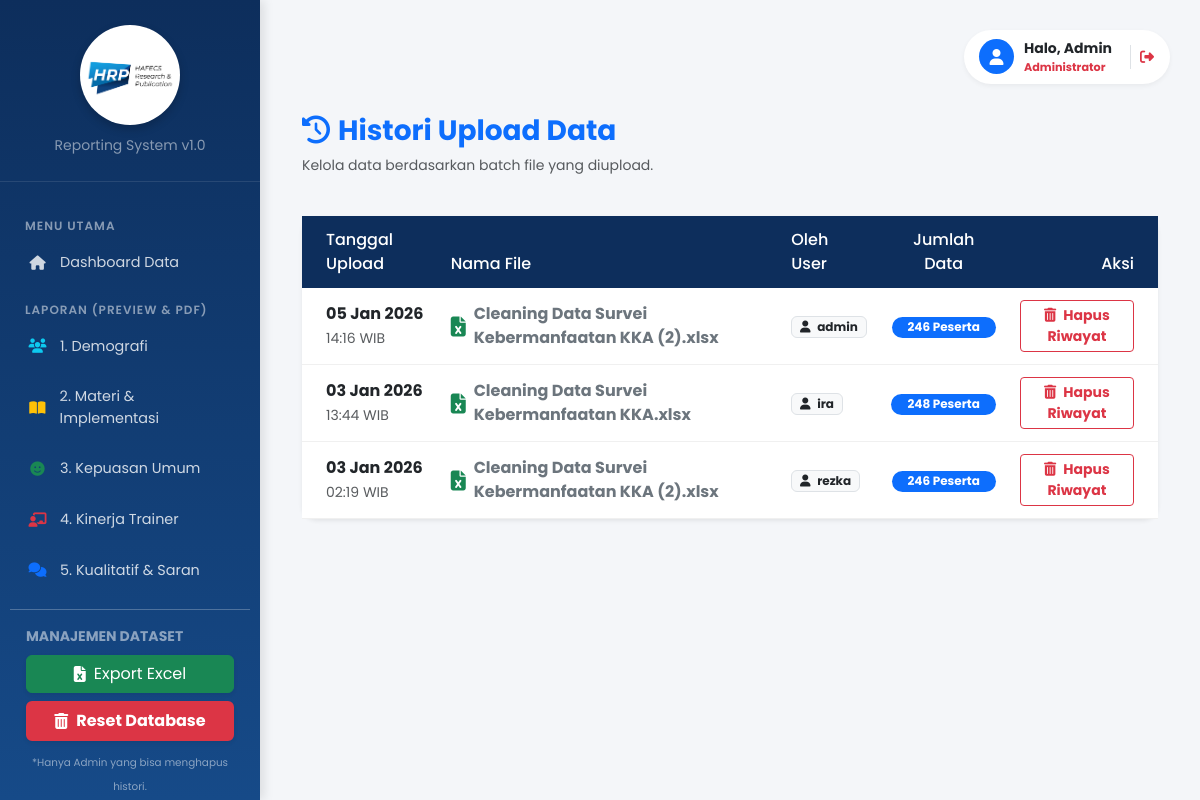
Page /history/ (signed in) on the committed database.
### reporting/models.py (models this page shows, shortened)
class RiwayatUpload(models.Model):
    tanggal = models.DateTimeField(auto_now_add=True)
    nama_file = models.CharField(max_length=255)
    user_uploader = models.ForeignKey(User, on_delete=models.SET_NULL, null=True)
    jumlah_data = models.IntegerField(default=0)
    keterangan = models.TextField(blank=True, null=True) # Opsional, misal: "Data Pelatihan X"

### reporting/views.py (the view)
# urls.py: path('history/', views.manage_history, name='manage_history'),
@user_passes_test(is_admin) # Cuma Admin yang boleh
def manage_history(request):
    histories = RiwayatUpload.objects.all().order_by('-tanggal')
    context = {
        'histories': histories
    }
    return render(request, 'manage_history.html', context)

### reporting/views.py (called while the page is built)
def is_admin(user):
    return user.is_superuser

### templates/manage_history.html (shortened to what this page needs)
{% extends 'base.html' %}
{% block content %}
<div class="container mt-4">
    <div class="d-flex justify-content-between align-items-center mb-4">
        <div>
            <h3 class="fw-bold text-primary"><i class="fas fa-history me-2"></i>Histori Upload Data</h3>
            <p class="text-muted small">Kelola data berdasarkan batch file yang diupload.</p>
        </div>
    </div>
    <div class="card shadow-sm border-0">
        <div class="card-body p-0">
            <table class="table table-hover align-middle mb-0">
                <thead class="bg-light">
                    <tr>
                        <th class="ps-4">Tanggal Upload</th>
                        <th>Nama File</th>
                        <th>Oleh User</th>
                        <th class="text-center">Jumlah Data</th>
                        <th class="text-end pe-4">Aksi</th>
                    </tr>
                </thead>
                <tbody>
                    {% for item in histories %}
                    <tr>
                        <td class="ps-4">
                            <div class="fw-bold text-dark">{{ item.tanggal|date:"d M Y" }}</div>
                            <small class="text-muted">{{ item.tanggal|date:"H:i" }} WIB</small>
                        </td>
                        <td>
                            <div class="d-flex align-items-center">
                                <i class="fas fa-file-excel text-success me-2 fa-lg"></i>
                                <span class="fw-bold text-secondary">{{ item.nama_file }}</span>
                            </div>
                        </td>
                        <td>
                            <span class="badge bg-light text-dark border">
                                <i class="fas fa-user me-1"></i> {{ item.user_uploader.username }}
                            </span>
                        </td>
                        <td class="text-center">
                            <span class="badge bg-primary rounded-pill px-3">{{ item.peserta_set.count }} Peserta</span>
                        </td>
                        <td class="text-end pe-4">
                            <a href="{% url 'delete_history' item.id %}"
                               class="btn btn-sm btn-outline-danger fw-bold"
                               onclick="return confirm('⚠️ HATI-HATI!\n\nMenghapus histori ini akan MENGHAPUS PERMANEN {{ item.jumlah_data }} data peserta yang ada di dalamnya.\n\nYakin hapus?');">
                                <i class="fas fa-trash-alt me-1"></i> Hapus Riwayat
                            </a>
                        </td>
                    </tr>
                    {% endfor %}
                </tbody>
            </table>
        </div>
    </div>
</div>
{% endblock %}

### templates/base.html (shortened to what this page needs)
<!DOCTYPE html>
<html lang="id">
<head>
    <link href="https://cdnjs.cloudflare.com/ajax/libs/font-awesome/6.4.0/css/all.min.css" rel="stylesheet">
    <link href="https://cdn.jsdelivr.net/npm/bootstrap@5.3.0/dist/css/bootstrap.min.css" rel="stylesheet">
</head>
<body>
    <nav class="sidebar">
        <div class="sidebar-header">
            <img src="/media/logo hrp.png" alt="HRP Logo">
            <div class="small text-white-50">Reporting System v1.0</div>
        </div>
        <div class="sidebar-menu">
            <div class="menu-label">Menu Utama</div>
            <a href="{% url 'home' %}" class="sidebar-link {% if request.path == '/' %}active{% endif %}">
                <i class="fas fa-home"></i> Dashboard Data
            </a>
            <div class="menu-label">Laporan (Preview & PDF)</div>
            <a href="{% url 'view_demografi' %}" class="sidebar-link">
                <i class="fas fa-users text-info"></i> 1. Demografi
            </a>
            <a href="{% url 'view_materi' %}" class="sidebar-link">
                <i class="fas fa-book-open text-warning"></i> 2. Materi & Implementasi
            </a>
            <a href="{% url 'view_kepuasan' %}" class="sidebar-link">
                <i class="fas fa-smile text-success"></i> 3. Kepuasan Umum
            </a>
            <a href="{% url 'view_trainer' %}" class="sidebar-link">
                <i class="fas fa-chalkboard-teacher text-danger"></i> 4. Kinerja Trainer
            </a>
            <a href="{% url 'view_kualitatif' %}" class="sidebar-link">
                <i class="fas fa-comments text-primary"></i> 5. Kualitatif & Saran
            </a>
            <hr class="sidebar-divider my-3 opacity-25">
            <div class="sidebar-heading text-white-50 small text-uppercase fw-bold px-3 mb-2">
                Manajemen Dataset
            </div>
            <div class="px-3">
                <a href="{% url 'download_excel' %}" class="btn btn-success w-100 mb-2 d-flex align-items-center justify-content-center shadow-sm text-decoration-none">
                    <i class="fas fa-file-excel me-2"></i> Export Excel
                </a>
                {% if user.is_superuser %}
                    <a href="{% url 'hapus_semua_data' %}"
                       class="btn btn-danger w-100 d-flex align-items-center justify-content-center shadow-sm fw-bold text-decoration-none"
                       style="border: 2px solid #dc3545;"
                       onclick="return confirm('⚠️ DANGER ZONE (ADMIN) ⚠️\n\nAnda yakin ingin MENGHAPUS SEMUA DATA?\nData histori akan hilang permanen.')">
                        <i class="fas fa-trash-alt me-2"></i> Reset Database
                    </a>
                    <div class="text-center mt-2">
                        <small class="text-white-50" style="font-size: 0.65rem;">
                            *Hanya Admin yang bisa menghapus histori.
                        </small>
                    </div>
                {% endif %}
            </div>
        </div>
    </nav>
    <main class="main-content">
        <div class="top-navbar">
            <div class="user-profile">
                <div class="rounded-circle bg-primary text-white d-flex justify-content-center align-items-center" style="width: 35px; height: 35px;">
                    <i class="fas fa-user"></i>
                </div>
                <div>
                    <div class="small fw-bold text-dark">Halo, {{ user.username|title }}</div>
                    {% if user.is_superuser %}
                        <div class="small text-danger fw-bold" style="font-size: 0.7rem;">Administrator</div>
                    {% else %}
                        <div class="small text-muted" style="font-size: 0.7rem;">Staff (Researcher)</div>
                    {% endif %}
                </div>
                <div class="ms-2 ps-2 border-start">
                    <form action="{% url 'logout' %}" method="post">
                        <button type="submit" class="btn btn-sm text-danger p-0" title="Keluar">
                            <i class="fas fa-sign-out-alt"></i>
                        </button>
                    </form>
                </div>
            </div>
        </div>
        {% block content %}
        {% endblock %}
    </main>
</body>
</html>

### templates/base.html (style rules this page uses)
body { font-family: 'Poppins', sans-serif; background-color: #f4f6f9; overflow-x: hidden; }
.sidebar { width: 260px; height: 100vh; position: fixed; top: 0; left: 0; background: linear-gradient(180deg, #0d2e5c 0%, #164a88 100%); color: #fff; transition: all 0.3s; z-index: 1000; box-shadow: 4px 0 10px rgba(0,0,0,0.1); overflow-y: auto; scrollbar-width: thin; scrollbar-color: rgba(255,255,255,0.3) transparent; }
.sidebar-header { padding: 25px 20px; text-align: center; border-bottom: 1px solid rgba(255,255,255,0.1); }
.sidebar-header img { width: 100px; height: 100px; object-fit: contain; background-color: white; border-radius: 50%; padding: 5px; margin-bottom: 10px; box-shadow: 0 4px 10px rgba(0,0,0,0.2); }
.sidebar-menu { padding: 20px 10px; }
.menu-label { font-size: 0.75rem; text-transform: uppercase; color: rgba(255,255,255,0.5); margin: 15px 15px 5px; font-weight: 600; letter-spacing: 1px; }
.sidebar-link { display: flex; align-items: center; padding: 12px 15px; color: rgba(255,255,255,0.8); text-decoration: none; border-radius: 10px; margin-bottom: 5px; transition: all 0.2s; font-size: 0.9rem; }
.sidebar-link i { width: 25px; margin-right: 10px; text-align: center; }
.main-content { margin-left: 260px; padding: 30px; min-height: 100vh; }
.top-navbar { display: flex; justify-content: flex-end; align-items: center; margin-bottom: 30px; }
.user-profile { display: flex; align-items: center; gap: 10px; background: white; padding: 8px 15px; border-radius: 30px; box-shadow: 0 2px 5px rgba(0,0,0,0.05); }
.card { border: none; border-radius: 15px; box-shadow: 0 5px 20px rgba(0,0,0,0.05); background: #fff; transition: transform 0.2s; }
.table thead th { background-color: #0d2e5c; color: white; border: none; font-weight: 500; padding: 12px; }
.table tbody td { vertical-align: middle; padding: 12px; border-bottom: 1px solid #f0f0f0; }

### rows in the picture
RiwayatUpload: tanggal "05 Jan 2026", tanggal "14:16", nama_file "Cleaning Data Survei Kebermanfaatan KKA (2).xlsx", user_uploader.username "admin", peserta_set.count "246"
RiwayatUpload: tanggal "03 Jan 2026", tanggal "13:44", nama_file "Cleaning Data Survei Kebermanfaatan KKA.xlsx", user_uploader.username "ira", peserta_set.count "248"
RiwayatUpload: tanggal "03 Jan 2026", tanggal "02:19", nama_file "Cleaning Data Survei Kebermanfaatan KKA (2).xlsx", user_uploader.username "rezka", peserta_set.count "246"

### other values in the picture
{{ user.username|title }} "Admin"
